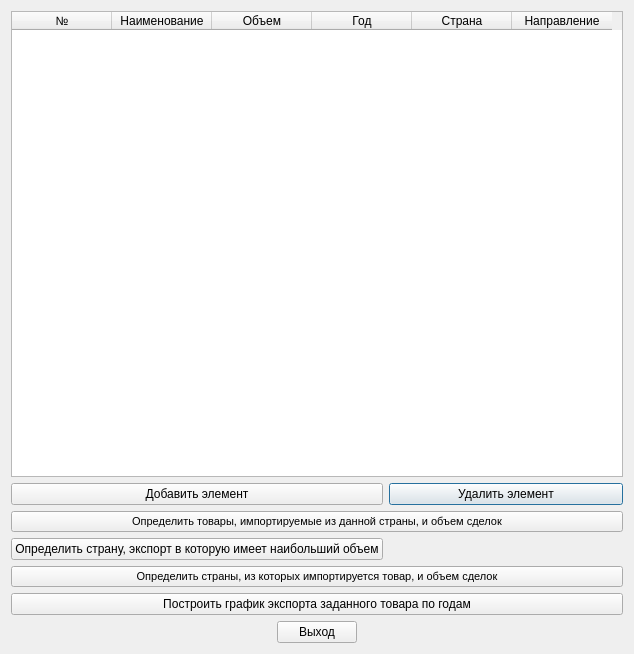
<?xml version="1.0" encoding="UTF-8"?>
<ui version="4.0">
 <class>Dialog</class>
 <widget class="QDialog" name="Dialog">
  <property name="enabled">
   <bool>true</bool>
  </property>
  <property name="geometry">
   <rect>
    <x>0</x>
    <y>0</y>
    <width>634</width>
    <height>654</height>
   </rect>
  </property>
  <property name="windowTitle">
   <string>Работа с базой данных внешнеэкономического ведомства</string>
  </property>
  <layout class="QGridLayout" name="gridLayout_2">
   <item row="0" column="0">
    <widget class="QTableWidget" name="table">
     <property name="enabled">
      <bool>true</bool>
     </property>
     <property name="columnCount">
      <number>6</number>
     </property>
     <column>
      <property name="text">
       <string>№</string>
      </property>
     </column>
     <column>
      <property name="text">
       <string>Наименование</string>
      </property>
     </column>
     <column>
      <property name="text">
       <string>Объем</string>
      </property>
     </column>
     <column>
      <property name="text">
       <string>Год</string>
      </property>
     </column>
     <column>
      <property name="text">
       <string>Страна</string>
      </property>
     </column>
     <column>
      <property name="text">
       <string>Направление</string>
      </property>
     </column>
    </widget>
   </item>
   <item row="1" column="0">
    <layout class="QGridLayout" name="gridLayout">
     <item row="0" column="1">
      <widget class="QPushButton" name="pushButtonDelete">
       <property name="text">
        <string>Удалить элемент</string>
       </property>
      </widget>
     </item>
     <item row="4" column="0" colspan="2">
      <widget class="QPushButton" name="button4">
       <property name="text">
        <string>Построить график экспорта заданного товара по годам</string>
       </property>
      </widget>
     </item>
     <item row="0" column="0">
      <widget class="QPushButton" name="buttonAdd">
       <property name="text">
        <string>Добавить элемент</string>
       </property>
      </widget>
     </item>
     <item row="3" column="0" colspan="2">
      <widget class="QPushButton" name="buttonProductImport">
       <property name="font">
        <font>
         <pointsize>8</pointsize>
        </font>
       </property>
       <property name="text">
        <string>Определить страны, из которых импортируется товар, и объем сделок</string>
       </property>
      </widget>
     </item>
     <item row="1" column="0" colspan="2">
      <widget class="QPushButton" name="buttonCountryImport">
       <property name="font">
        <font>
         <pointsize>8</pointsize>
        </font>
       </property>
       <property name="text">
        <string>Определить товары, импортируемые из данной страны, и объем сделок</string>
       </property>
      </widget>
     </item>
     <item row="2" column="0">
      <widget class="QPushButton" name="buttonCountryExport">
       <property name="text">
        <string>Определить страну, экспорт в которую имеет наибольший объем</string>
       </property>
      </widget>
     </item>
     <item row="2" column="1">
      <widget class="QLabel" name="labelCountryExport">
       <property name="text">
        <string/>
       </property>
      </widget>
     </item>
    </layout>
   </item>
   <item row="2" column="0">
    <layout class="QHBoxLayout" name="horizontalLayout_2">
     <item>
      <spacer name="horizontalSpacer">
       <property name="orientation">
        <enum>Qt::Horizontal</enum>
       </property>
       <property name="sizeHint" stdset="0">
        <size>
         <width>40</width>
         <height>20</height>
        </size>
       </property>
      </spacer>
     </item>
     <item>
      <widget class="QPushButton" name="buttonExit">
       <property name="text">
        <string>Выход</string>
       </property>
      </widget>
     </item>
     <item>
      <spacer name="horizontalSpacer_2">
       <property name="orientation">
        <enum>Qt::Horizontal</enum>
       </property>
       <property name="sizeHint" stdset="0">
        <size>
         <width>40</width>
         <height>20</height>
        </size>
       </property>
      </spacer>
     </item>
    </layout>
   </item>
  </layout>
 </widget>
 <resources/>
 <connections/>
</ui>
